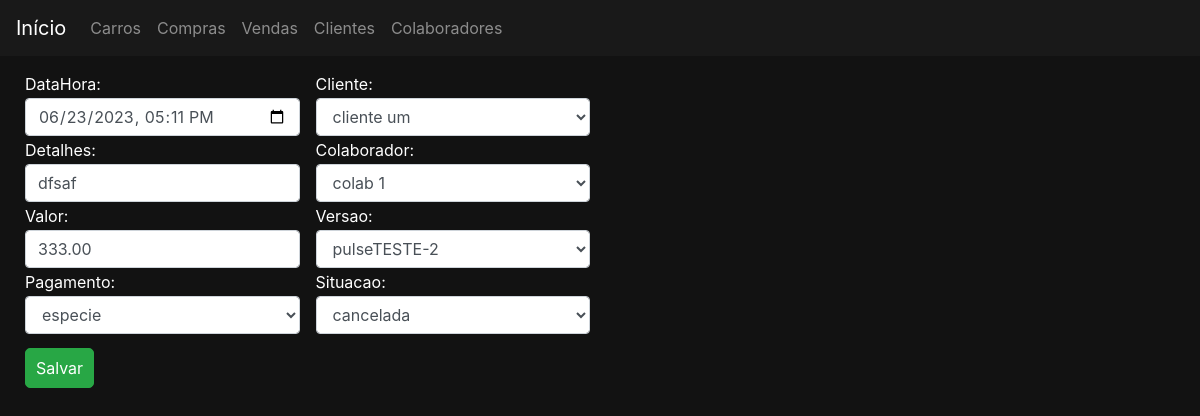
Page /vendas/editar/1 on the committed database.
### vendas/models.py (models this page shows, shortened)
class Venda(models.Model):
    class Meta:
        permissions = (
            ('permissao_gerente', 'permissao gerente'),
            ('permissao_supervisor', 'permissao supervisor'),
            ('permissao_vendedor', 'permissao vendedor'),
            ('permissao_funcionario', 'permissao todos funcionarios'),
        )
    situacaoChoices = (
        ('P', 'processada'),
        ('C', 'cancelada'),
        ('F', 'finalizada'),
    )
    formaPagamentoChoices = (
        ('e','especie'),
        ('t','transferencia bancaria'),
        ('c','consorcio'),
    )
    dataHora = models.DateTimeField()
    detalhes = models.CharField(max_length=50)
    valorVenda = models.DecimalField(max_digits=15, decimal_places=2, verbose_name='Valor')
    formaPagamento = models.CharField(max_length=1, choices=formaPagamentoChoices, verbose_name='Pagamento')
    cliente = models.ForeignKey(Cliente, on_delete=models.DO_NOTHING)
    colaborador = models.ForeignKey(Colaborador, on_delete=models.DO_NOTHING)
    versao = models.ForeignKey(Versao, on_delete=models.DO_NOTHING)
    situacao = models.CharField(max_length=1, choices=situacaoChoices)

### vendas/views.py (the view, shortened to what this page needs)
# urls.py: path('editar/<int:pk>', views.VendasEditar.as_view(), name='editar'),
class VendasEditar(UpdateView,LoginRequiredMixin):
    model = Venda
    form_class = VendasModelForm
    template_name = 'vendas/vendaForm.html'
    permission_required = 'vendas.permissao_funcionario'
    success_url = reverse_lazy('vendas:listar')
    def get_initial(self):
        initial = super().get_initial()
        object_ = self.get_object()
        initial['dataHora'] = object_.dataHora.strftime('%Y-%m-%dT%H:%M')
        self.versaoAntesEditar = object_.versao
        return initial

### vendas/forms.py
class VendasModelForm(forms.ModelForm):
    class Meta:
        model = Venda
        fields = '__all__'
        widgets = {'dataHora':forms.DateTimeInput(attrs={'type':'datetime-local'})}
    def __init__(self, *args, **kwargs):
        super().__init__(*args, **kwargs)
        for field in self.fields:
            self.fields[field].widget.attrs.update({'class':'form-control'})
            self.fields[field].widget.attrs.update({'placeholder':field})

### carros/models.py (called while the page is built)
    def __str__(self):
        return self.nome

### clientes/models.py (called while the page is built)
    def __str__(self) -> str:
        return self.nomeCompleto

### pessoas/models.py (called while the page is built)
    def __str__(self) -> str:
        return self.nomeCompleto

### vendas/templates/vendas/vendaForm.html (shortened to what this page needs)
{% extends 'base.html' %}
{% load static %}
{% block 'body' %}
    <div class="container">
        <div class="row">
            <div class="col-md-6">
                <form action="" method="POST">{% csrf_token %}
                    <div class="colunasDuas">
                        {% for field in form %}
                                {{ field.label_tag }}
                                {{ field }}
                        {% endfor %}
                    </div>
                    <input type="submit" class="btn btn-success botao" value="Salvar">
                </form>
            </div>
        </div>
    </div>
{% endblock 'body' %}

### templates/static/css/css.css (style rules this page uses)
.fundo { background-color: #121212; color: white; }
.container { max-width: 1300px; }
body { margin-top: 30px; padding-top: 30px; margin-left: 10px; }
.botao { display: inline-block; padding: 7px 10px; border-radius: 5px; margin-bottom: 4px; margin-right: 4px; margin-top: 4px; }
label { margin-bottom: 2px; margin-top: 2px; }
.colunasDuas { display: block; column-count:2; break-inside: avoid-column; width: 100%; padding-bottom: 5px; margin-bottom: 5px; margin-top: 5px; padding-top: 5px; }

### rows in the picture
Venda: form "06/23/2023 17:11" "dfsaf" "333.00" "especie" "cliente um" "colab 1" "pulseTESTE-2" "cancelada"

### other values in the picture
{{ field.label_tag }} "DataHora:" "Detalhes:" "Valor:" "Pagamento:" "Cliente:" "Colaborador:" "Versao:" "Situacao:"
